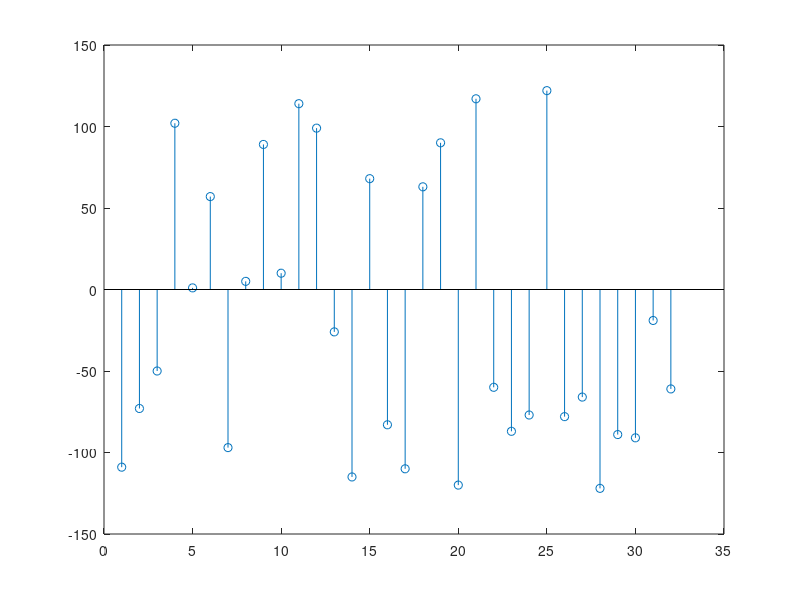

The MATLAB source for this figure: (Note: this script raises an error after producing the figure.)
% Lab2
% student id: 111521035

%% procedure 1

%rng('shuffle','simdTwister'); % True-random
rng(32,"twister"); % Pseudo-random
rand_temp = randperm(256)-129;
rand_32 = rand_temp(1,1:32)
stem ((1:32),rand_32);

num = 32;
mat_32_with_index = matrix_add_index(rand_32, num)

min_value = value_remove_index(mat_32_with_index(1,1),num);
min_index = 1;

for clock = 1:32
    
    DFF = min_value;
    index = index_value(mat_32_with_index(1,clock),num);
    comp_index = comparator(value_remove_index(mat_32_with_index(1,index),num),min_value);

    if (comp_index) 
        min_value = value_remove_index(mat_32_with_index(1,index),num);
        min_index = index;
    end
    fprintf("Clock %2d : Compare %4d and %4d \t Value of comparator is %d \t", ...
                clock, DFF, value_remove_index(mat_32_with_index(1,index),num), comp_index);
    fprintf(" Min/Index = %d/%d\n", min_value, min_index)
end

fprintf("\nThe minimum in value is %d\n",min_value); 
fprintf("The index is %d\n\n", min_index);

fprintf("\nThe maximum in value is %d\n",max(rand_32)); 
fprintf("The index is %d\n\n", find(rand_32==max(rand_32)));

%% Procedure 2

mat_32 = zeros(1,32);
mat_16 = zeros(1,16);
mat_8 = zeros(1,8);
mat_4 = zeros(1,4);
mat_2 = zeros(1,2);
value_minimim = 0;

for clock = 1:32
    mat_32 = circshift(mat_32,1);
    mat_32(1,1) = mat_32_with_index(1,33-clock);
end

fprintf("The inputs values and index is:\n");
for i= 1:32
    fprintf("%2d: Values/Index: %4d/%2d", i, value_remove_index(mat_32(1,i), num), ...
            index_value(mat_32(1,i), num));
    if(mod(i,4))fprintf("\t\t");
    else fprintf("\n");
    end
end

fprintf("\n\nSecond layer:\n")

for i = 1:16
    if(comparator(mat_32(1,2*i), mat_32(1,2*i-1)))
        mat_16(1,i) = mat_32(1,2*i);
    else 
        mat_16(1,i) = mat_32(1,2*i-1);
    end
    fprintf("%2d: Values/Index: %4d/%2d", i, value_remove_index(mat_16(1,i), num), ...
            index_value(mat_16(1,i), num))
    if(mod(i,4))fprintf("\t\t");
    else fprintf("\n");
    end
end

fprintf("\n\nThird layer:\n")

for i = 1:8
    if(comparator(mat_16(1,2*i), mat_16(1,2*i-1)))
        mat_8(1,i) = mat_16(1,2*i);
    else 
        mat_8(1,i) = mat_16(1,2*i-1);
    end
    fprintf("%2d: Values/Index: %4d/%2d", i, value_remove_index(mat_8(1,i), num), ...
        index_value(mat_8(1,i), num))
    if(mod(i,4))fprintf("\t\t");
    else fprintf("\n");
    end
end

fprintf("\n\nFourth layer:\n")

for i = 1:4
    if(comparator(mat_8(1,2*i), mat_8(1,2*i-1)))
        mat_4(1,i) = mat_8(1,2*i);
    else 
        mat_4(1,i) = mat_8(1,2*i-1);
    end
    fprintf("%2d: Values/Index: %4d/%2d", i, value_remove_index(mat_4(1,i), num), ...
    index_value(mat_4(1,i), num))
    if(mod(i,4))fprintf("\t\t");
    else fprintf("\n");
    end
end

fprintf("\n\nFifth layer:\n")

for i = 1:2
    if(comparator(mat_4(1,2*i), mat_4(1,2*i-1)))
        mat_2(1,i) = mat_4(1,2*i);
    else 
        mat_2(1,i) = mat_4(1,2*i-1);
    end
    fprintf("%2d: Values/Index: %4d/%2d", i, value_remove_index(mat_2(1,i), num), ...
    index_value(mat_2(1,i), num))
    if(mod(i,2))fprintf("\t\t");
    else fprintf("\n");
    end
end

fprintf("\n\nSixth layer:\n")

    if(comparator(mat_4(1,2), mat_4(1,1)))
        min_value_with_index = mat_2(1,2);
    else 
        min_value_with_index = mat_2(1,1);
    end

min_value = value_remove_index(min_value_with_index, num);
min_index = index_value(min_value_with_index, num);

fprintf("Values/Index: %4d/%2d\n", min_value, min_index)

%% Procedure 3

% Sort4
    
    before_sort_4 = mat_32_with_index(1,1:4)
    sort_4 = sort4(sort_4)     

 
%% Procedure 4

    Top6_index = zeros(1,6);
    Top6_value = zeros(1,6);

    Top6 = SelectTop6(mat_32_with_index,32);
    Top6_value = matrix_remove_index(Top6,32,6)
     for i = 1:6
    Top6_index(1,i) = index_value(Top6(1,i),32);
    end
    Top6_index

    ans_32 = sort(mat_32_with_index);
    using_sort_ans_6 = matrix_remove_index(ans_32(1, 27:32),32, 6)